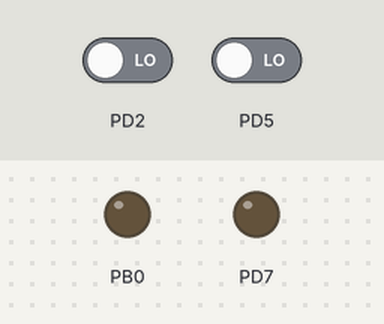
The program below on a simulated ATmega328P, built with avr-gcc and emulated at 16 MHz. On the bench: output pins drawn as LEDs (lit = HIGH). The test bench sets the inputs (shaded band); at power-on: PD2 LOW, PD5 LOW.

Above: at 1.2 s.
1.3 s: PD2 driven HIGH
At 5.5 s:
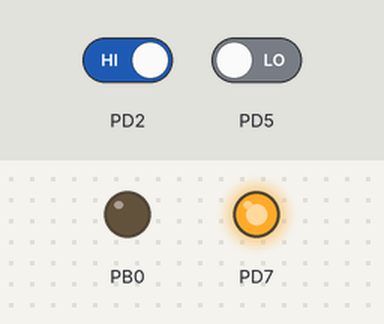
Timing chart, 0 to 7.0 s (numbered marks = the images above; inputs shaded):
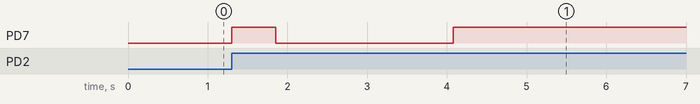

Measured:
- after the input at 1.3 s, PD7: LOW → HIGH at once, → LOW 0.56 s later, → HIGH 2.2 s later

The program:

main.c
```c
/* Der ATmega328P läuft mit einer Frequenz von 16 MHz */
#define F_CPU 16000000L

/* Einbinden der benötigten Bibliotheken */
#include <avr/io.h>
#include <util/delay.h>
#include <avr/interrupt.h>

// Interrupt Counter
volatile uint32_t iCounter = 0;

// Inkremente Counter
volatile uint32_t nInkremente = 0;

/*
Statuswort, gibt an in welchem Zustand sich die Anlage befindet
0 = Initial, kein Werkstück eingelegt, Band steht still.
1 = Werkstück am Bandanfang erkannt und exakt positioniert.
2 = Band dreht vorwärts, bis Position erkannt ist
...
*/
volatile uint8_t status = 0;

// Flag, ob der Lichtsensor ein schwarzes Inkrement erkennt.
volatile uint8_t sensorSchwarz = 0;

// Flag, ob gerade ein WS sich im Sensorbereich am Bandanfang befindet
volatile uint8_t anfangBelegt = 0;

// Flag, ob gerade ein WS sich im Sensorbereich am Bandende befindet
volatile uint8_t endeBelegt = 0;

void configureIO() {
	/*
	Alle Bits des DataDirectionRegister von Port B
	(DDRB) werden auf LOW gesetzt, sind somit als
	Eingang konfiguriert.
	In Binärschreibweise ist DDRB jetzt: 00000000
	*/
	DDRB = 0x00;

	/*
	Das Bit an 1. Stelle (B0) wird auf Eins
	gesetzt -> Ausgang
	In Binärschreibweise ist DDRB jetzt: 00000001
	*/
	DDRB |= (1 << DDB0);

	/*
	Alle Bits des DataDirectionRegister von Port D
	(DDRD) werden auf LOW gesetzt, sind somit als
	Eingang konfiguriert.
	In Binärschreibweise ist DDRD jetzt: 00000000
	*/
	DDRD = 0x00;

	/*
	Das Bit an 8. Stelle (D7) wird auf Eins
	gesetzt -> Ausgang
	In Binärschreibweise ist DDRD jetzt: 10000000
	*/
	DDRD |= (1 << DDD7);

	/*
	Das Bit an 8. Stelle (D7) von PortD wird jetzt
	auf HIGH gesetzt. Die anderen Bits von Port D
	bleiben unverändert.
	In Binärschreibweise ist PortD jetzt: 1xxxxxxx
	*/
	PORTD &= ~(1 << PORTD7);

	/*
	Das Bit an der 3. Stelle von Port D (DDD2) wird
	auf LOW gesetzt. Wenn diese Bit als Eingang definiert
	ist, wird dadurch der Pull-Up Widerstand deaktiviert.
	In Binärschreibweise ist PortD jetzt: xxxxx0xx
	*/
	PORTD &= ~(1 << DDD2);

	/*
	Das Bit an der 4. Stelle von Port D (DDD3) wird
	auf LOW gesetzt. Wenn diese Bit als Eingang definiert
	ist, wird dadurch der Pull-Up Widerstand deaktiviert.
	In Binärschreibweise ist PortD jetzt: xxxx0xxx
	*/
	PORTD &= ~(1 << DDD3);

	/*
	Das Bit an der 6. Stelle von Port D (DDD5) wird
	auf LOW gesetzt. Wenn diese Bit als Eingang definiert
	ist, wird dadurch der Pull-Up Widerstand deaktiviert.
	In Binärschreibweise ist PortD jetzt: xx0xxxxx
	*/
	PORTD &= ~(1 << DDD5);
}

void configureTimer() {
	/*
	Timer Counter Control Register 0 A (TCCR0A)
	Register auf 0 setzen (default)
	Weiter Informationen siehe ATmega328P Handbuch
	*/
	TCCR0A = 0x00;
	/*
	Timer Counter Control Register 0 B (TCCR0B)
	Register auf 0 setzen (default)
	Die drei Bits CS00, CS01 und CS02 konfigurieren den Prescaler
	*/
	TCCR0B = 0x00;
	TCCR0B &= ~(1 << CS02);
	TCCR0B &= ~(1 << CS01);
	TCCR0B |= (1 << CS00);

	/*
	TC0 Interrupt Mask Register (TIMSK0)
	Das Bit TOIE aktiviert den Overflow Interrupt
	*/
	TIMSK0 = 0x00;
	TIMSK0 |= (1 << TOIE0);
}

ISR(TIMER0_OVF_vect) {

}

void runInkrementSensorCheck() {
	if( PIND & (1 << PORTD5) ) {
		if(sensorSchwarz == 0) {
			// Flanke erkannt
			if(PORTD & (1 << PORTD7)) {
				// Bei Vorwärtsfahrt hochzählen
				nInkremente++;
			}
			if(PORTB & (1 << PORTB0)) {
				// Bei Rückwärtsfahrt runterzählen
				nInkremente--;
			}
		}
		sensorSchwarz = 1;
	}else {
		if(sensorSchwarz == 1) {
			// Flanke erkannt
			if(PORTD & (1 << PORTD7)) {
				// Bei Vorwärtsfahrt hochzählen
				nInkremente++;
			}
			if(PORTB & (1 << PORTB0)) {
				// Bei Rückwärtsfahrt runterzählen
				nInkremente--;
			}
		}
		sensorSchwarz = 0;
	}
}


int main() {

	configureIO();
	configureTimer();

	// Setze die Intterupt Register Bits
	sei();

	while(1) {
		// Prüfen, ob Positionssensor inkrementiert wird
		runInkrementSensorCheck();

		// Prüfen, ob der Endlagensensor am Bandanfang aktiv ist
		if(status == 0) {
			// Werkstück am Bandanfang eingelegt
			if( (PIND & (1 << PIND2)) ) {
				// Fahre 2 Sekunden vorwärts
				PORTD |= (1 << PORTD7);
				_delay_ms(500);
				PORTD &= ~(1 << PORTD7);

				// Fahre Rückwärts bis zum Sensor
				PORTD &= ~(1 << PORTD7);
				PORTB |= (1 << PORTB0);

				while( !(PIND & (1 << PIND2)) ) {
					// Warten bis PIND2 auf HIGH geht
				}

				// Anhalten
				PORTD &= ~(1 << PORTD7);
				PORTB &= ~(1 << PORTB0);
				_delay_ms(2000);

				// Status auf 1 wechseln
				status = 1;
			}
		}
		if(status == 1) {
			// Inkremente Counter auf 0 setzen
			nInkremente = 0;

			// Vorwärtsdrehen
			PORTD |= (1 << PORTD7);

			// Status auf 2 setzen
			status = 2;
		}
		if(status == 2) {
			int mittelposition = 30;

			if(nInkremente >= mittelposition) {
				// Förderband anhalten
				PORTD &= ~(1 << PORTD7);
				_delay_ms(3000);
				status = 3;
				PORTD |= (1 << PORTD7);
			}
		}
		if(status == 3) {
			if(PIND & (1 << DDD3))
			{
				PORTD &= ~(1 << PORTD7);
				_delay_ms(2000);
				PORTB |= (1 << PORTB0); // faehert rueckwaerts
				status = 0;
			}

		}
	}
}
```
